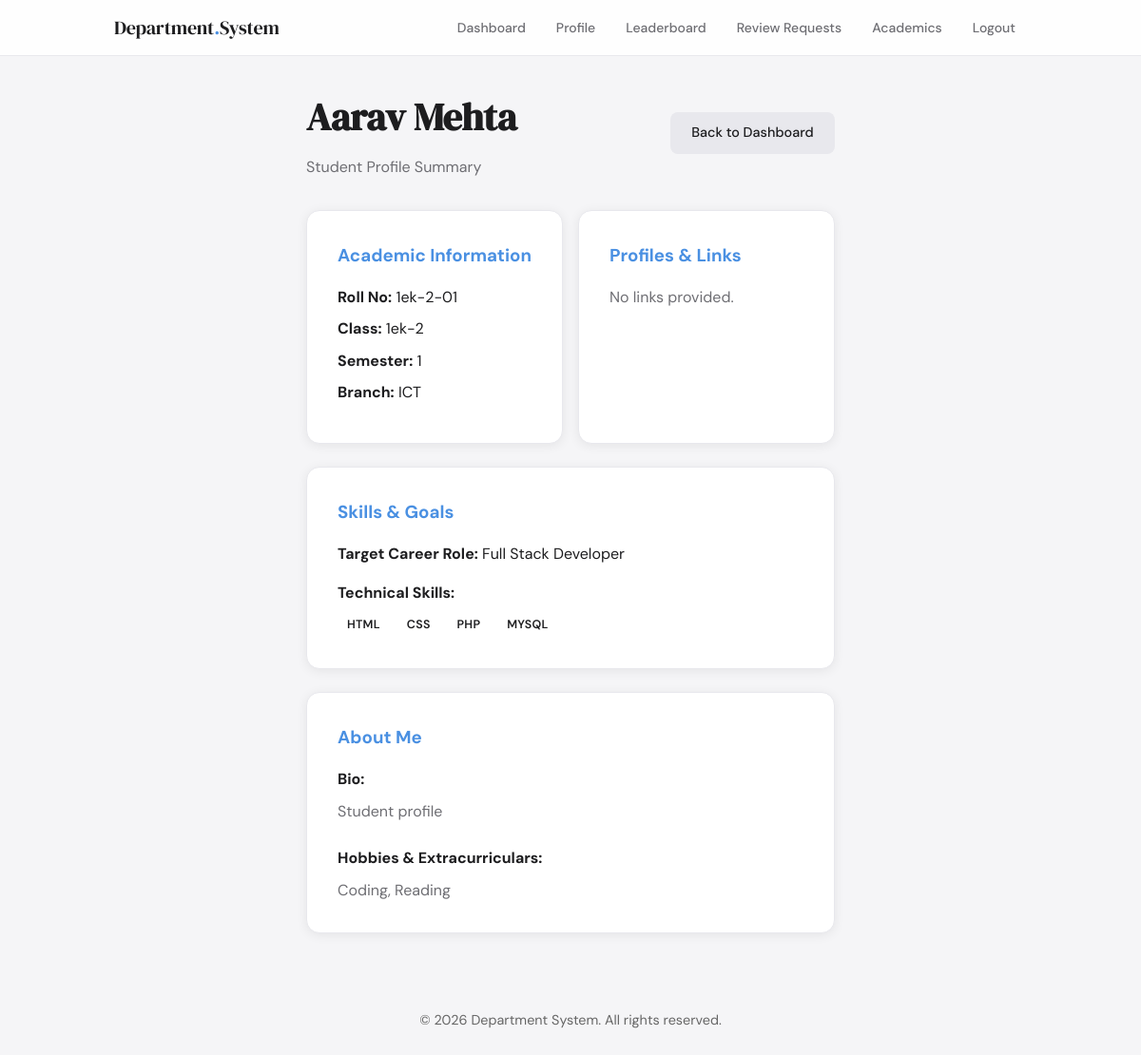
Page /public/community/view_student.php?id=110 (signed in) on the committed database.
### tables this page shows
CREATE TABLE IF NOT EXISTS users (
    id INT AUTO_INCREMENT PRIMARY KEY,
    name VARCHAR(120) NOT NULL,
    email VARCHAR(120) UNIQUE NOT NULL,
    phone VARCHAR(20),
    password VARCHAR(255) NOT NULL,
    role ENUM('student','faculty','expert','admin') NOT NULL,
    pac_category ENUM('premium', 'average', 'challenged') DEFAULT 'average',
    class_name VARCHAR(50),
    semester INT,
    batch VARCHAR(30),
    roll_no VARCHAR(50),
    emp_id VARCHAR(50),
    linkedin_url VARCHAR(255),
    is_verified TINYINT DEFAULT 1,
    created_at TIMESTAMP DEFAULT CURRENT_TIMESTAMP
);

CREATE TABLE IF NOT EXISTS profiles (
    id INT AUTO_INCREMENT PRIMARY KEY,
    user_id INT UNIQUE NOT NULL,
    branch VARCHAR(100),
    skills TEXT,
    expertise_area TEXT,
    company VARCHAR(255),
    designation VARCHAR(255),
    bio TEXT,
    github_url VARCHAR(255),
    leetcode_url VARCHAR(255),
    portfolio_url VARCHAR(255),
    hobbies TEXT,
    target_role VARCHAR(100),
    is_alumni TINYINT DEFAULT 0,
    college_name VARCHAR(255),
    graduation_year VARCHAR(10),
    degree VARCHAR(100),
    experience_years INT,
    teaching_interests TEXT,
    is_cc TINYINT DEFAULT 0,
    cc_class VARCHAR(50),
    cc_semester INT,
    community_score INT DEFAULT 0,
    created_at TIMESTAMP DEFAULT CURRENT_TIMESTAMP,
    FOREIGN KEY (user_id) REFERENCES users(id) ON DELETE CASCADE
);

### public/community/view_student.php (the view, shortened to what this page needs)
<?php
require_once __DIR__ . '/../../app/config/db.php';
$student_id = isset($_GET['id']) ? (int)$_GET['id'] : 0;
$uStmt = $conn->prepare("SELECT name, email, class_name, semester, roll_no, linkedin_url FROM users WHERE id = ? AND role = 'student'");
$uStmt->bind_param("i", $student_id);
$uStmt->execute();
$user_data = $uStmt->get_result()->fetch_assoc();
$pStmt = $conn->prepare("
    SELECT branch, skills, expertise_area, bio,
           github_url, leetcode_url, portfolio_url, hobbies, target_role
    FROM profiles WHERE user_id = ?
");
$pStmt->bind_param("i", $student_id);
$pStmt->execute();
$profile_data = $pStmt->get_result()->fetch_assoc() ?? [];
include __DIR__ . '/../../app/includes/header.php';
?>
<div class="wrapper" style="padding: 2rem;">
    <div style="max-width: 800px; margin: 0 auto;">
        <div style="display: flex; justify-content: space-between; align-items: center; margin-bottom: 2rem;">
            <div>
                <h1 style="font-family: 'DM Serif Display', serif; font-size: 2.5rem; margin-bottom: 0.5rem;"><?= htmlspecialchars($user_data['name']) ?></h1>
                <p style="color: var(--text-2);">Student Profile Summary</p>
            </div>
            <a href="reviewer_dashboard.php" class="btn btn-secondary">Back to Dashboard</a>
        </div>
        <div class="grid-2">
            <div class="card" style="margin-bottom: 1.5rem;">
                <h3 style="margin-bottom: 1rem; color: var(--accent);">Academic Information</h3>
                <p style="margin-bottom: 0.5rem;"><strong>Roll No:</strong> <?= htmlspecialchars($user_data['roll_no'] ?? 'N/A') ?></p>
                <p style="margin-bottom: 0.5rem;"><strong>Class:</strong> <?= htmlspecialchars($user_data['class_name'] ?? 'N/A') ?></p>
                <p style="margin-bottom: 0.5rem;"><strong>Semester:</strong> <?= htmlspecialchars($user_data['semester'] ?? 'N/A') ?></p>
                <p style="margin-bottom: 0.5rem;"><strong>Branch:</strong> <?= htmlspecialchars($profile_data['branch'] ?? 'N/A') ?></p>
            </div>
            <div class="card" style="margin-bottom: 1.5rem;">
                <h3 style="margin-bottom: 1rem; color: var(--accent);">Profiles & Links</h3>
                <?php if (!$user_data['linkedin_url'] && !$profile_data['github_url']): ?>
                    <p style="color: var(--text-2);">No links provided.</p>
                <?php endif; ?>
            </div>
        </div>
        <div class="card" style="margin-bottom: 1.5rem;">
            <h3 style="margin-bottom: 1rem; color: var(--accent);">Skills & Goals</h3>
            <p style="margin-bottom: 1rem;"><strong>Target Career Role:</strong> <?= htmlspecialchars($profile_data['target_role'] ?? 'Not Specified') ?></p>
            <div>
                <strong>Technical Skills:</strong>
                <div style="display: flex; flex-wrap: wrap; gap: 8px; margin-top: 8px;">
                    <?php
                    $skills = explode(',', $profile_data['skills'] ?? '');
                    foreach($skills as $skill):
                        $skill = trim($skill);
                        if($skill):
                    ?>
                        <span class="badge badge-success"><?= htmlspecialchars($skill) ?></span>
                    <?php
                        endif;
                    endforeach;
                    ?>
                </div>
            </div>
        </div>
        <div class="card">
            <h3 style="margin-bottom: 1rem; color: var(--accent);">About Me</h3>
            <div style="margin-bottom: 1.5rem;">
                <strong>Bio:</strong>
                <p style="margin-top: 8px; line-height: 1.6; color: var(--text-2);"><?= nl2br(htmlspecialchars($profile_data['bio'] ?? 'No bio provided.')) ?></p>
            </div>
            <div>
                <strong>Hobbies & Extracurriculars:</strong>
                <p style="margin-top: 8px; color: var(--text-2);"><?= nl2br(htmlspecialchars($profile_data['hobbies'] ?? 'None provided.')) ?></p>
            </div>
        </div>
    </div>
</div>
<?php require_once __DIR__ . '/../../app/includes/footer.php'; ?>

### public/assets/css/style.css (style rules this page uses)
:root { --bg: #f5f5f7; --surface: #ffffff; --surface-2: #f9f9fb; --border: #e8e8ed; --accent: #4a90e2; --accent-hover: #2f78d3; --accent-light: #eef5fd; --text: #1d1d1f; --text-2: #6e6e73; --text-3: #aeaeb2; --success: #34c759; --warning: #ff9f0a; --error: #ff3b30; --pending-bg: #fff8ec; --pending-text: #b06000; --accepted-bg: #eef5fd; --accepted-text: #1a5fa8; --completed-bg: #edfbf3; --completed-text: #1a7a40; --radius: 14px; --radius-sm: 8px; --shadow: 0 2px 12px rgba(0,0,0,0.07); --shadow-lg: 0 8px 32px rgba(0,0,0,0.10); }
*, *::before, *::after { box-sizing: border-box; margin: 0; padding: 0; }
html { font-size: 16px; }
body { font-family: 'DM Sans', sans-serif; background: var(--bg); color: var(--text); min-height: 100vh; line-height: 1.6; }
.wrapper, .page-wrap { max-width: 960px; margin: 0 auto; padding: 2.5rem 2rem; }
.card { background: var(--surface); border-radius: var(--radius); box-shadow: var(--shadow); border: 1px solid var(--border); padding: 2rem; margin-bottom: 1rem; }
.btn { display: inline-flex; align-items: center; justify-content: center; gap: 0.4rem; padding: 0.65rem 1.4rem; border-radius: var(--radius-sm); font-family: 'DM Sans', sans-serif; font-size: 0.9rem; font-weight: 500; cursor: pointer; border: none; transition: all 0.15s; text-decoration: none; }
.btn-secondary { background: var(--border); color: var(--text); }
.badge { display: inline-flex; align-items: center; padding: 3px 10px; border-radius: 20px; font-size: 0.78rem; font-weight: 600; letter-spacing: 0.02em; text-transform: uppercase; }
.grid-2 { display: grid; grid-template-columns: 1fr 1fr; gap: 1rem; }

### rows in the picture
users: name "Aarav Mehta", roll_no "1ek-2-01", class_name "1ek-2", semester "1"
profiles: branch "ICT", target_role "Full Stack Developer", skills "HTML", skills "CSS", skills "PHP", skills "MYSQL", bio "Student profile", hobbies "Coding, Reading"
